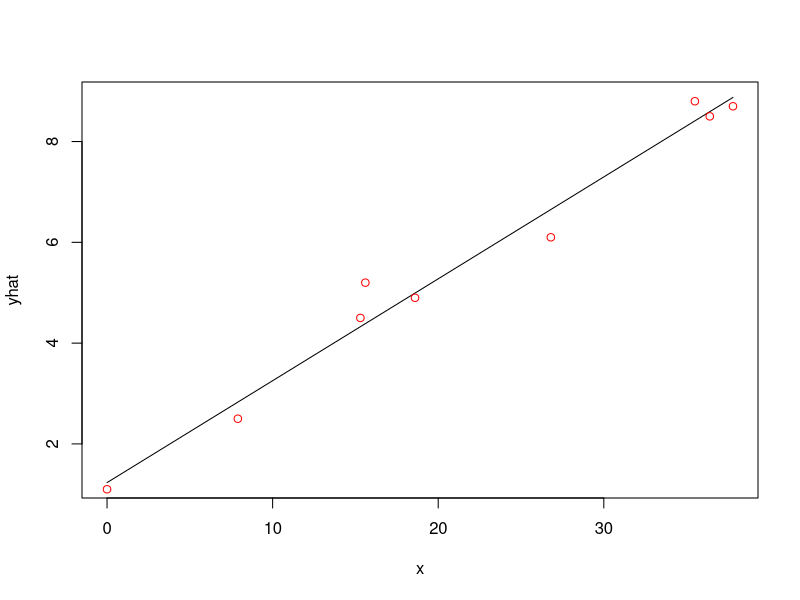
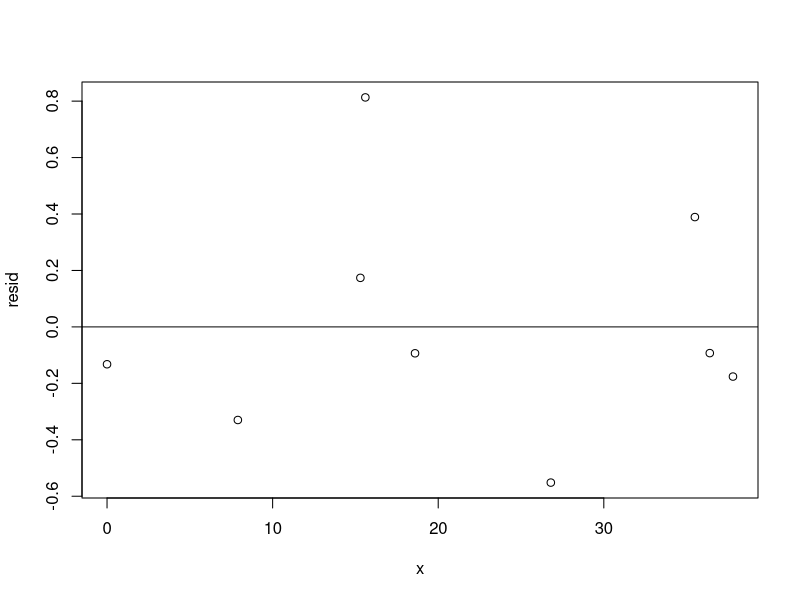
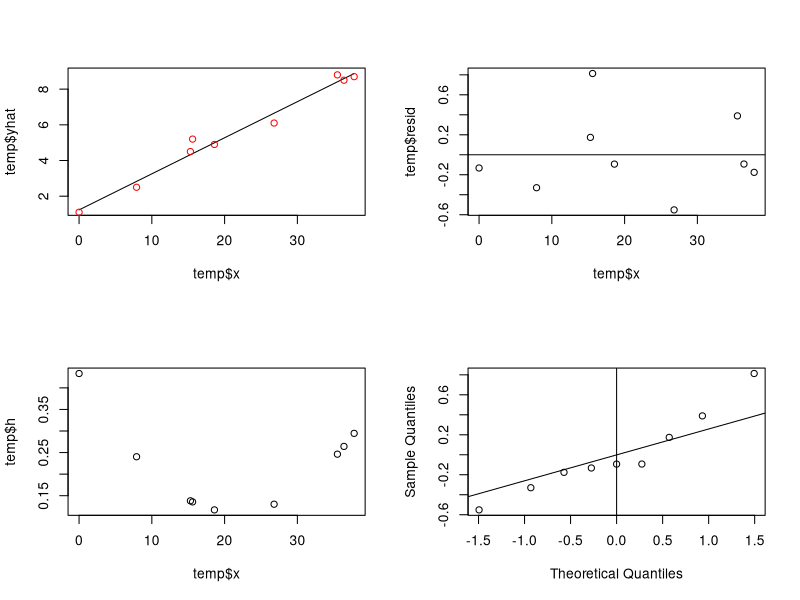
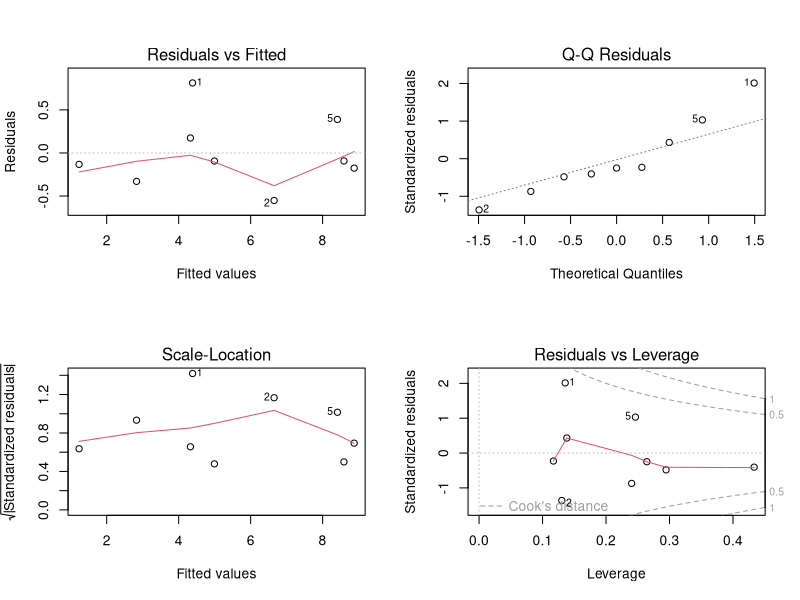

Generate these figures, in order, with R:
## ---- chunk 1
knitr::opts_chunk$set(echo = TRUE)
## ---- chunk 2
x=c(15.6,26.8,37.8,36.4,35.5,18.6,15.3,7.9,0)
y=c(5.2,6.1,8.7,8.5,8.8,4.9,4.5,2.5,1.1)
## ---- chunk 3
n<-length(x)
ssxy<- sum((x-mean(x))*(y-mean(y)))
ssxx<- sum((x-mean(x))*(x-mean(x)))
ssyy<- sum((y-mean(y))*(y-mean(y)))
sx<-ssxx/(n-1)
sy<-ssyy/(n-1)
ssxy
sx
sy
b1<-ssxy/ssxx
b0<-mean(y)-b1*mean(x)
b0
b1
y.hat<- b0 + b1*x
y.hat
y.resid<-y - y.hat
y.resid
s.se<-sum(y.resid*y.resid)
s.se
m.se<-s.se/(n-2)
r.mse<-sqrt(m.se)
m.se
r.mse
ub1<- b1 + qt(.975,n-2)*sqrt(m.se/ssxx)
lb1<- b1 - qt(.975,n-2)*sqrt(m.se/ssxx)
ub1
lb1

u.95<-y.hat + qt(.975,n-2)*r.mse*sqrt(1/n + (x-mean(x))*(x-mean(x))/ssxx)
u.95
l.95<-y.hat - qt(.975,n-2)*r.mse*sqrt(1/n + (x-mean(x))*(x-mean(x))/ssxx)
l.95
Y<-cbind(x,y,y.hat,l.95,u.95)
Y
## ---- chunk 4
n<-length(x)
X<-cbind(array(1,c(n,1)),x)
B<-solve(t(X)%*%X)%*%t(X)%*%y
B
yhat<-X%*%B
yhat
resid<-y-yhat
resid
sse<-sum(resid^2)
sse
n<-dim(X)[1]
p<-dim(X)[2]
mse<-sse/(n-p)
mse
cssy<-sum((y-mean(y))^2)
rsquare<-(cssy-sse)/cssy
rsquare
stdb<-sqrt(diag(solve(t(X)%*%X))*mse)
stdb
t<-B/stdb
t
prob.1.sided<-1 - pt(t,n-p)
prob.1.sided
prob.2.sided<-1 - pf(t*t,1,n-p)
prob.2.sided

#par(mfrow=c(2,1))
plot(x,yhat,type="l")
points(x,y,col="red")
plot(x,resid)
abline(h=0)
## ---- chunk 5

my.regress<-function(x,y){
n<-length(x)
X<-cbind(array(1,c(n,1)),x)
B<-solve(t(X)%*%X)%*%t(X)%*%y
yhat<-X%*%B
resid<-y-yhat
sse<-sum(resid^2)
n<-dim(X)[1]
p<-dim(X)[2]
mse<-sse/(n-p)
rmse<-sqrt(mse)
cssy<-sum((y-mean(y))^2)
rsquare<-(cssy-sse)/cssy
covb<-(solve(t(X)%*%X))*mse
stdb<-sqrt(diag(covb))
t<-B/stdb
prob1<-1 - pt(t,n-p)
prob2<-1 - pf(t*t,1,n-p)
H<-X%*%solve(t(X)%*%X)%*%t(X)
vresid<-(diag(n)-H)*mse
vpred<-H*mse
h<-diag(H)
lowerrm95<-yhat-qt(.975,n-p)*sqrt(h*mse)
upperrm95<-yhat+qt(.975,n-p)*sqrt(h*mse)
lower95<-yhat-qt(.975,n-p)*sqrt(h*mse+mse)
upper95<-yhat+qt(.975,n-p)*sqrt(h*mse+mse)
list(x=x,y=y,Beta=B,df=n-p,yhat=yhat,resid=resid,sse=sse,
     mse=mse,rmse=rmse,rsquare=rsquare,stdb=stdb,
     covb=covb,t=t,prob1=prob1,prob2=prob2,H=H,vresid=vresid,
     vpred=vpred,h=h,lowerrm95=lowerrm95,uppperrm95=upperrm95,
     lower95=lower95,upper95=upper95)
}
## ---- chunk 6

my.regress.plot<-function(temp)
{
par(mfrow=c(2,2))
plot(temp$x,temp$yhat,type="l")
points(temp$x,temp$y,col="red")
plot(temp$x,temp$resid)
abline(h=0)
plot(temp$x,temp$h)
qqnorm(temp$resid,main="")
abline(v=0)
qqline(temp$resid)
}

result<-my.regress(x,y)
result
my.regress.plot(result)
## ---- chunk 7

result<-lm(y~x)
summary(result)
plot(result)
